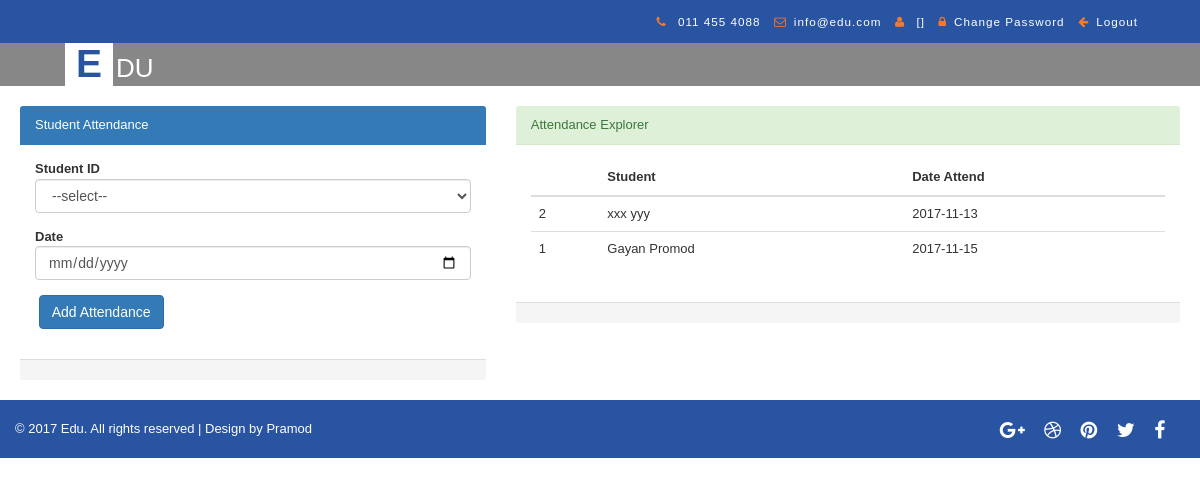
Page /admin_student_attendance.php on the earlier database version.
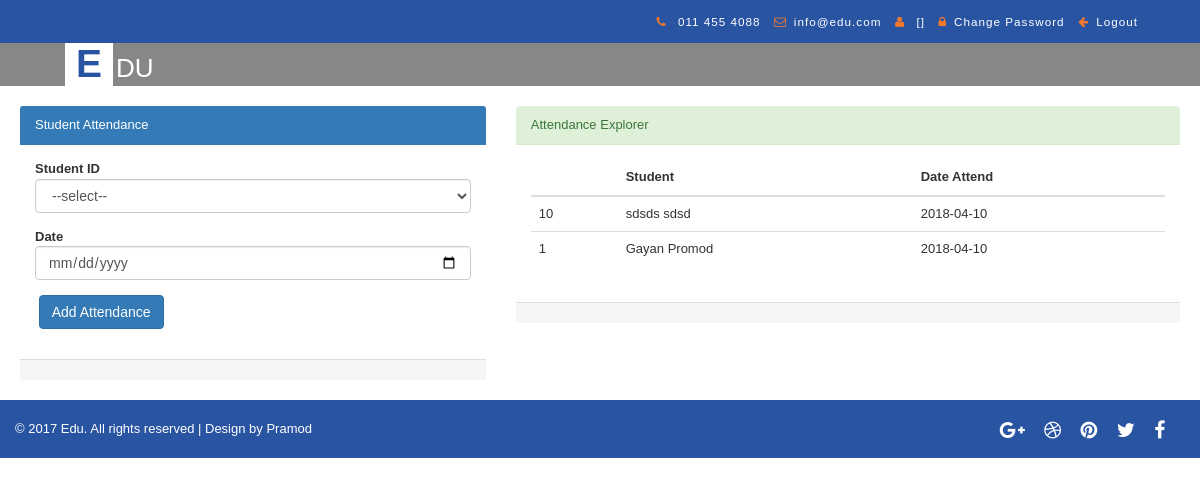
Same page on the later database version.
### tables this page shows
CREATE TABLE `student_attendance` (
  `id` int(5) NOT NULL AUTO_INCREMENT,
  `student_id` int(5) DEFAULT NULL,
  `attend_date` varchar(20) DEFAULT NULL,
  `usercreated` timestamp NOT NULL DEFAULT current_timestamp(),
  PRIMARY KEY (`id`),
  UNIQUE KEY `NewIndex1` (`student_id`,`attend_date`)
);

CREATE TABLE `student` (
  `id` int(5) NOT NULL AUTO_INCREMENT,
  `fname` varchar(50) DEFAULT NULL,
  `lname` varchar(50) DEFAULT NULL,
  `username` varchar(50) DEFAULT NULL,
  `email` varchar(100) DEFAULT NULL,
  `gender` varchar(10) DEFAULT NULL,
  `address` varchar(100) DEFAULT NULL,
  `nic` varchar(20) DEFAULT NULL,
  `mobile` varchar(20) DEFAULT NULL,
  `created_date` timestamp NOT NULL DEFAULT current_timestamp(),
  `created_user` int(5) DEFAULT NULL,
  `parent_mobile` varchar(20) DEFAULT NULL,
  PRIMARY KEY (`id`)
);

### model/DB.php (called while the page is built, shortened)
<?php
function getDBConnection() {
    $servername = "localhost";
    $username = "root";
    $password = "123";
    $db = "stumsdb";
    $conn = mysqli_connect($servername, $username, $password, $db);
    if (!$conn) {
        die("Connection failed: " . mysqli_connect_error());
    } else {
        return $conn;
    }
}
function getData($sql) {
    $conn = getDBConnection();
    $result = mysqli_query($conn, $sql);
    if (mysqli_num_rows($result) > 0) {
        return $result;
    } else {
        return FALSE;
    }
}
?>

### admin_student_attendance.php (the view, shortened to what the changed rows need)
<?php
include './model/DB.php';
?>
<!DOCTYPE html>
<html lang="zxx">
    <head>
        <link href="css/bootstrap.css" rel="stylesheet" type="text/css" media="all" />
        <link rel="stylesheet" type="text/css" href="css/style.css" />
        <link rel="stylesheet" type="text/css" href="css/zoomslider.css" />
        <link rel="stylesheet" href="css/lightbox.css">
        <link href="css/owl.carousel.css" rel="stylesheet" type="text/css" media="all">
        <link href="css/font-awesome.css" rel="stylesheet">
        <link href="css/jquery.dataTables.min.css" rel="stylesheet" type="text/css"/>
    </head>
    <body>
        <div class="demo-inner-content">
            <div class="header-w3-agileits" id="home">
                <div class="inner-header-agile">
                    <nav class="navbar navbar-default">
                        <div class="navbar-header">
                            <h1><a  href="home.php"><span class="letter">E</span>du</a></h1>
                        </div>
                    </nav>
                </div>
            </div>
        </div>
        <div class="m">
            <div class="row">
                <div class="col-md-7">
                    <div class="panel panel-success">
                        <div class="panel-body">
                            <table class="table">
                                <thead>
                                    <tr>
                                        <th></th>
                                        <th>Student</th>
                                        <th>Date Attend</th>
                                    </tr>
                                </thead>
                                <tbody>
                                    <?php
                                    $sql2 = "SELECT student.id,student.fname,student.lname,student_attendance.attend_date FROM student_attendance
INNER JOIN student
ON student.id = student_attendance.student_id
ORDER BY student_attendance.id DESC
";
                                    $result = getData($sql2);
                                    if ($result != FALSE) {
                                        if (mysqli_num_rows($result) > 0) {
                                            while ($row = mysqli_fetch_assoc($result)) {
                                                ?>
                                                <tr>
                                                    <td><?php echo $row['id']; ?></td>
                                                    <td><?php echo $row['fname']; ?> <?php echo $row['lname']; ?></td>
                                                    <td><?php echo $row['attend_date']; ?> </td>
                                                </tr>
                                                <?php
                                            }
                                        }
                                    }
                                    ?>
                                </tbody>
                            </table>
                        </div>
                    </div>
                </div>
            </div>
        </div>
        <link rel="stylesheet" href="css/flexslider.css" type="text/css" media="screen" property="" />
    </body>
</html>

Differences in the rows shown:
removed student_attendance: student "2", student.fname "xxx", student.lname "yyy", attend_date "2017-11-13"
added student_attendance: student "10", student.fname "sdsds", student.lname "sdsd", attend_date "2018-04-10"
changed student_attendance "Gayan": attend_date "2017-11-15" → "2018-04-10"
